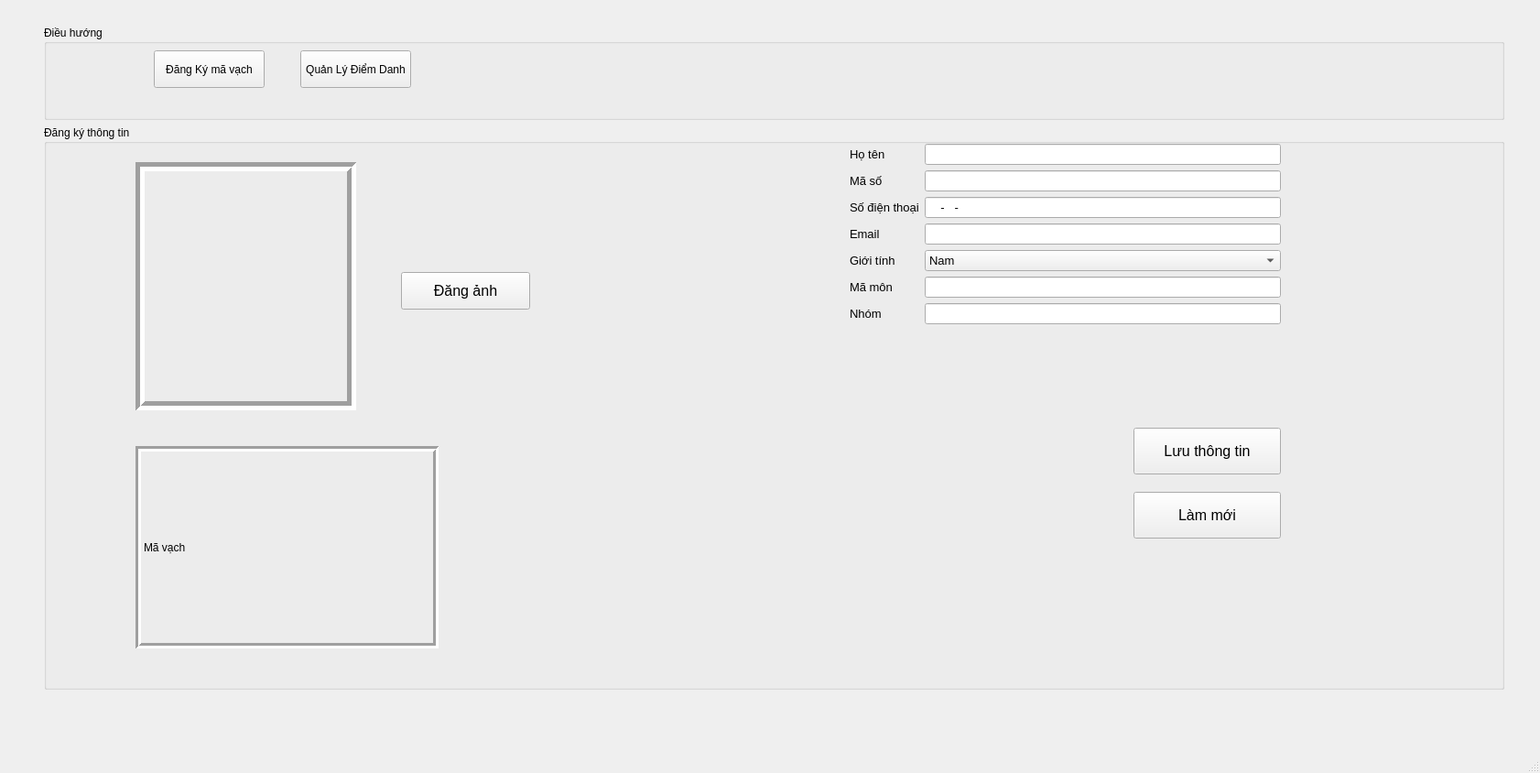
<?xml version="1.0" encoding="UTF-8"?>
<ui version="4.0">
 <class>MainWindow</class>
 <widget class="QMainWindow" name="MainWindow">
  <property name="geometry">
   <rect>
    <x>0</x>
    <y>0</y>
    <width>1682</width>
    <height>844</height>
   </rect>
  </property>
  <property name="windowTitle">
   <string>MainWindow</string>
  </property>
  <widget class="QWidget" name="centralwidget">
   <widget class="QWidget" name="verticalLayoutWidget">
    <property name="geometry">
     <rect>
      <x>40</x>
      <y>20</y>
      <width>1611</width>
      <height>741</height>
     </rect>
    </property>
    <layout class="QVBoxLayout" name="verticalLayout" stretch="1,6">
     <property name="leftMargin">
      <number>8</number>
     </property>
     <property name="topMargin">
      <number>8</number>
     </property>
     <property name="rightMargin">
      <number>8</number>
     </property>
     <property name="bottomMargin">
      <number>8</number>
     </property>
     <item>
      <widget class="QGroupBox" name="groupBox">
       <property name="title">
        <string>Điều hướng</string>
       </property>
       <widget class="QPushButton" name="pushButton">
        <property name="geometry">
         <rect>
          <x>120</x>
          <y>27</y>
          <width>121</width>
          <height>41</height>
         </rect>
        </property>
        <property name="text">
         <string>Đăng Ký mã vạch</string>
        </property>
       </widget>
       <widget class="QPushButton" name="pushButton_2">
        <property name="geometry">
         <rect>
          <x>280</x>
          <y>27</y>
          <width>121</width>
          <height>41</height>
         </rect>
        </property>
        <property name="text">
         <string>Quản Lý Điểm Danh</string>
        </property>
       </widget>
      </widget>
     </item>
     <item>
      <widget class="QGroupBox" name="groupBox_2">
       <property name="title">
        <string>Đăng ký thông tin</string>
       </property>
       <widget class="QPushButton" name="btn_imgUser">
        <property name="geometry">
         <rect>
          <x>390</x>
          <y>160</y>
          <width>141</width>
          <height>41</height>
         </rect>
        </property>
        <property name="font">
         <font>
          <pointsize>12</pointsize>
         </font>
        </property>
        <property name="text">
         <string>Đăng ảnh</string>
        </property>
       </widget>
       <widget class="QWidget" name="formLayoutWidget">
        <property name="geometry">
         <rect>
          <x>880</x>
          <y>20</y>
          <width>471</width>
          <height>251</height>
         </rect>
        </property>
        <layout class="QFormLayout" name="formLayout">
         <item row="0" column="0">
          <widget class="QLabel" name="hTNLabel">
           <property name="font">
            <font>
             <pointsize>10</pointsize>
            </font>
           </property>
           <property name="text">
            <string>Họ tên</string>
           </property>
          </widget>
         </item>
         <item row="0" column="1">
          <widget class="QLineEdit" name="input_hoTen">
           <property name="font">
            <font>
             <pointsize>10</pointsize>
            </font>
           </property>
          </widget>
         </item>
         <item row="1" column="0">
          <widget class="QLabel" name="mSLabel">
           <property name="font">
            <font>
             <pointsize>10</pointsize>
            </font>
           </property>
           <property name="text">
            <string>Mã số </string>
           </property>
          </widget>
         </item>
         <item row="1" column="1">
          <widget class="QLineEdit" name="input_maSo">
           <property name="font">
            <font>
             <pointsize>10</pointsize>
            </font>
           </property>
          </widget>
         </item>
         <item row="2" column="0">
          <widget class="QLabel" name="sINThoILabel">
           <property name="font">
            <font>
             <pointsize>10</pointsize>
            </font>
           </property>
           <property name="text">
            <string>Số điện thoại</string>
           </property>
          </widget>
         </item>
         <item row="2" column="1">
          <widget class="QLineEdit" name="input_phone">
           <property name="font">
            <font>
             <pointsize>10</pointsize>
            </font>
           </property>
           <property name="inputMask">
            <string>0000-000-000</string>
           </property>
          </widget>
         </item>
         <item row="3" column="0">
          <widget class="QLabel" name="emailLabel">
           <property name="font">
            <font>
             <pointsize>10</pointsize>
            </font>
           </property>
           <property name="text">
            <string>Email</string>
           </property>
          </widget>
         </item>
         <item row="3" column="1">
          <widget class="QLineEdit" name="input_email">
           <property name="font">
            <font>
             <pointsize>10</pointsize>
            </font>
           </property>
          </widget>
         </item>
         <item row="4" column="0">
          <widget class="QLabel" name="label">
           <property name="font">
            <font>
             <pointsize>10</pointsize>
            </font>
           </property>
           <property name="text">
            <string>Giới tính</string>
           </property>
          </widget>
         </item>
         <item row="4" column="1">
          <widget class="QComboBox" name="input_gioiTinh">
           <property name="font">
            <font>
             <pointsize>10</pointsize>
            </font>
           </property>
           <item>
            <property name="text">
             <string>Nam</string>
            </property>
           </item>
           <item>
            <property name="text">
             <string>Nữ</string>
            </property>
           </item>
           <item>
            <property name="text">
             <string>Khác</string>
            </property>
           </item>
          </widget>
         </item>
         <item row="5" column="0">
          <widget class="QLabel" name="label_maMon">
           <property name="font">
            <font>
             <pointsize>10</pointsize>
            </font>
           </property>
           <property name="text">
            <string>Mã môn</string>
           </property>
          </widget>
         </item>
         <item row="5" column="1">
          <widget class="QLineEdit" name="input_maMon">
           <property name="font">
            <font>
             <pointsize>10</pointsize>
            </font>
           </property>
          </widget>
         </item>
         <item row="6" column="0">
          <widget class="QLabel" name="label_nhom">
           <property name="font">
            <font>
             <pointsize>10</pointsize>
            </font>
           </property>
           <property name="text">
            <string>Nhóm</string>
           </property>
          </widget>
         </item>
         <item row="6" column="1">
          <widget class="QLineEdit" name="input_nhom">
           <property name="font">
            <font>
             <pointsize>10</pointsize>
            </font>
           </property>
          </widget>
         </item>
        </layout>
       </widget>
       <widget class="QLabel" name="label_user">
        <property name="geometry">
         <rect>
          <x>100</x>
          <y>40</y>
          <width>241</width>
          <height>271</height>
         </rect>
        </property>
        <property name="frameShape">
         <enum>QFrame::Box</enum>
        </property>
        <property name="frameShadow">
         <enum>QFrame::Sunken</enum>
        </property>
        <property name="lineWidth">
         <number>5</number>
        </property>
        <property name="text">
         <string/>
        </property>
        <property name="pixmap">
         <pixmap>img/pic_user.png</pixmap>
        </property>
        <property name="scaledContents">
         <bool>true</bool>
        </property>
        <property name="alignment">
         <set>Qt::AlignCenter</set>
        </property>
       </widget>
       <widget class="QPushButton" name="btn_luuThongTin">
        <property name="geometry">
         <rect>
          <x>1190</x>
          <y>330</y>
          <width>161</width>
          <height>51</height>
         </rect>
        </property>
        <property name="font">
         <font>
          <pointsize>12</pointsize>
         </font>
        </property>
        <property name="text">
         <string>Lưu thông tin</string>
        </property>
       </widget>
       <widget class="QPushButton" name="btn_clear_input">
        <property name="geometry">
         <rect>
          <x>1190</x>
          <y>400</y>
          <width>161</width>
          <height>51</height>
         </rect>
        </property>
        <property name="font">
         <font>
          <pointsize>12</pointsize>
         </font>
        </property>
        <property name="text">
         <string>Làm mới</string>
        </property>
       </widget>
       <widget class="QLabel" name="label_barCode">
        <property name="geometry">
         <rect>
          <x>100</x>
          <y>350</y>
          <width>331</width>
          <height>221</height>
         </rect>
        </property>
        <property name="frameShape">
         <enum>QFrame::Box</enum>
        </property>
        <property name="frameShadow">
         <enum>QFrame::Sunken</enum>
        </property>
        <property name="lineWidth">
         <number>3</number>
        </property>
        <property name="text">
         <string>Mã vạch</string>
        </property>
       </widget>
      </widget>
     </item>
    </layout>
   </widget>
  </widget>
  <widget class="QMenuBar" name="menubar">
   <property name="geometry">
    <rect>
     <x>0</x>
     <y>0</y>
     <width>1682</width>
     <height>26</height>
    </rect>
   </property>
  </widget>
  <widget class="QStatusBar" name="statusbar"/>
 </widget>
 <resources/>
 <connections/>
</ui>
